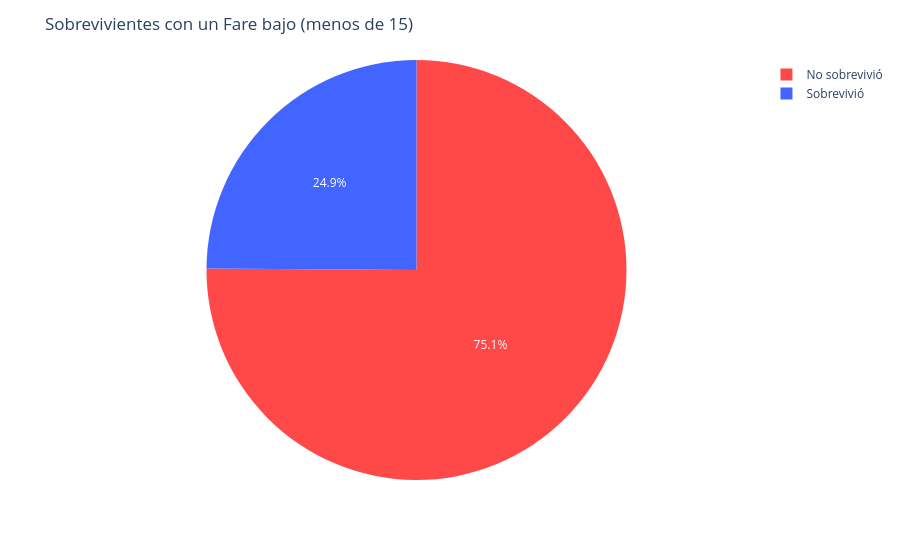

Notebook code for this chart:
### Markdown cell above
4.2 Gráfico para sobrevivientes de "Fare" bajo

### Code cell
fig_sobrevivientes_fare_bajo = create_fig_pie__sobrevivientes(cuenta_sobrevivientes_fare_bajo)
conf_titulo_fig(fig_sobrevivientes_fare_bajo, 'Sobrevivientes con un Fare bajo (menos de 15)')
guardar_fig(fig_sobrevivientes_fare_bajo, 'sobrevivientes_fare_bajo')

fig_sobrevivientes_fare_bajo.show()

### Figure 1 — Plotly figure (JSON) as saved in the notebook; plotly's stock layout.template omitted (floating-point values rounded to 4 significant figures)
{"data": [{"customdata": [["No sobrevivió"], ["Sobrevivió"]], "domain": {"x": [0, 1], "y": [0, 1]}, "hovertemplate": "Sobreviviente=%{customdata[0]}<br>count=%{value}<extra></extra>", "labels": ["No sobrevivió", "Sobrevivió"], "legendgroup": "", "marker": {"colors": ["#ff4848", "#4365ff"]}, "name": "", "showlegend": true, "type": "pie", "values": [344, 114]}], "layout": {"legend": {"tracegroupgap": 0}, "margin": {"t": 60}, "title": {"text": "Sobrevivientes con un Fare bajo (menos de 15)"}}}
